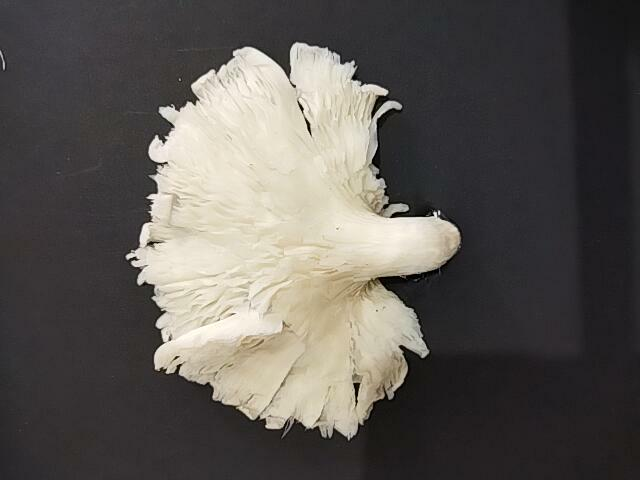
%> input picture Matlab/Deteksi Warna/WarnaSVM/data_train/01.jpg, 640 x 480 px; its folder holds only this picture in this run
$ octave pelatihan.m   (GNU Octave 9; MATLAB toolbox functions it lacks are replaced by stand-ins)
%> lines starting %> are read from the running program, lines starting %| are printed output that depends on the picture; in (x1, y1, x2, y2) boxes, pixels count from 0 and x2, y2 are one past the last pixel; in counts of white or black regions, pixels touching at a corner belong together; the program's own positions count from 1
clc; clear; close all; warning off all;

%menetapkan nama folder
nama_folder = 'data_train';
%membaca file berekstensi .jpg
nama_file = dir(fullfile(nama_folder,'*.jpg'));
%membaca jumlah file berekstensi .jpg
jumlah_file = numel(nama_file);

%melakukan inisialisasi variabel data latih
data_latih = zeros(jumlah_file,10);

%melakukan pengolahan citra terhadap seluruh file
for n = 1:jumlah_file
    %membaca file citra RGB
    Img = im2double(imread(fullfile(nama_folder,nama_file(n).name)));
    %figure, imshow(Img)

    %konversi citra RGB menjadi citra Grayscale
    Img_gray = rgb2gray(Img);
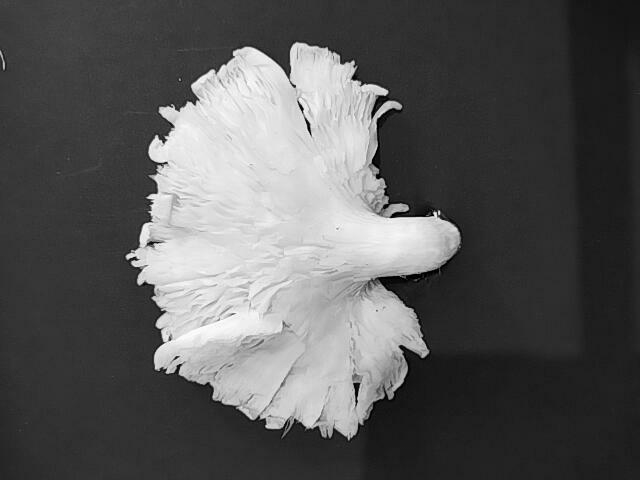
%> Img_gray: size 480x640 double; min 0, max 0.995, mean 0.35
    %figure, imshow(Img_gray)

    %konversi citra Grayscale menjadi citra biner
    bw = imbinarize(Img_gray);
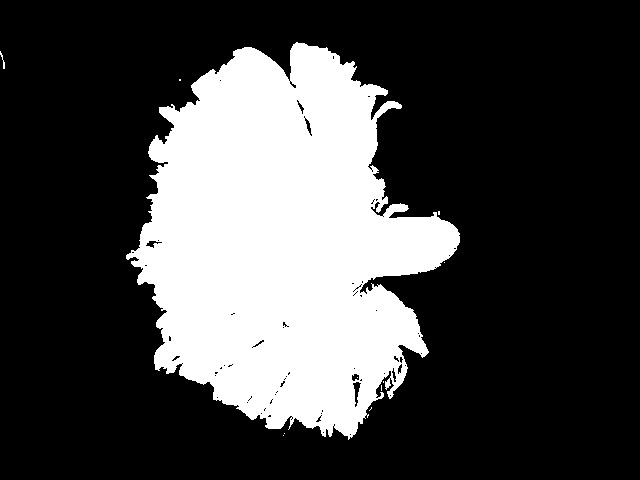
%> bw: size 480x640 logical; 27.2% white; 11 white regions (9 under 20 px), largest, box (x1, y1, x2, y2) and area: (126, 42, 460, 440) 83501, (0, 51, 5, 69) 29
    %figure, imshow(bw)

    %melakukan operasi morfologi untuk menyempurnakan hasil segmentasi
    %1. filling holes
    bw = imfill(bw,'holes');
%> bw: size 480x640 logical; 27.4% white; 10 white regions (8 under 20 px), largest, box (x1, y1, x2, y2) and area: (126, 42, 460, 440) 84059, (0, 51, 5, 69) 29
    %figure, imshow(bw)
    %2. area opening
    bw = bwareaopen(bw,1000);
%> bw: size 480x640 logical; 27.4% white; 1 white region, box (x1, y1, x2, y2) and area: (126, 42, 460, 440) 84059
    %figure, imshow(bw)

    %melakukan ekstraksi ciri warna RGB
    R = Img(:,:,1); %red
    G = Img(:,:,2); %green
    B = Img(:,:,3); %blue
    R(~bw) = 0;
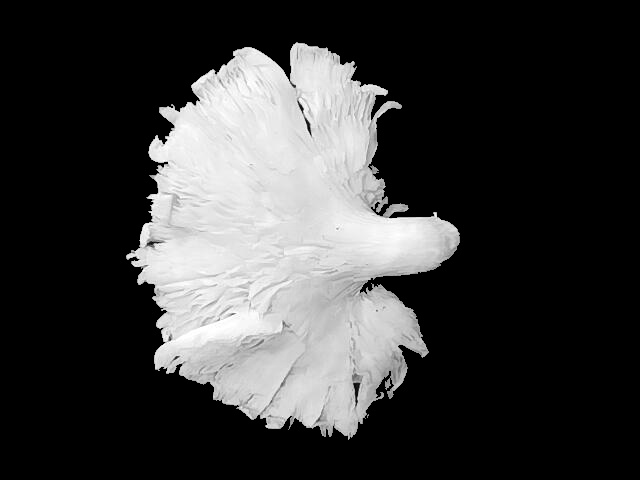
%> R: size 480x640 double; min 0, max 1, mean 0.23
    G(~bw) = 0;
    B(~bw) = 0;
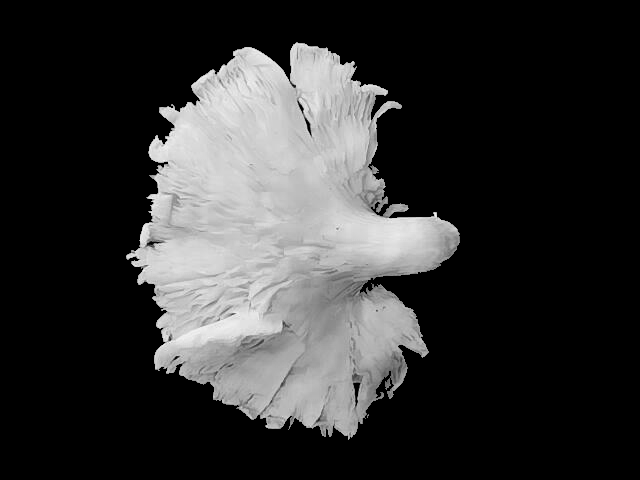
%> B: size 480x640 double; min 0, max 0.976, mean 0.199
    %     RGB = cat(3,R,G,B);
    %     figure, imshow(RGB)
    %     title({['Nama File: ',nama_file(n).name]})

    Red = sum(sum(R))/sum(sum(bw));
%> Red = 0.841
    Green = sum(sum(G))/sum(sum(bw));
%> Green = 0.808
    Blue = sum(sum(B))/sum(sum(bw));
%> Blue = 0.728

    %melakukan ekstraksi ciri warna HSV
    HSV = rgb2hsv(Img);
%> HSV: size 480x640x3 double; mean H, S, V 0.565, 0.1, 0.366
    %figure, imshow(HSV);

    H = HSV(:,:,1); %hue
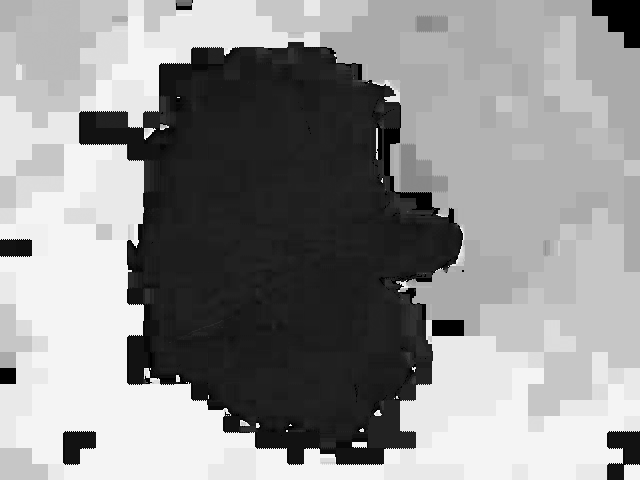
%> H: size 480x640 double; min 0, max 0.981, mean 0.565
    S = HSV(:,:,2); %saturation
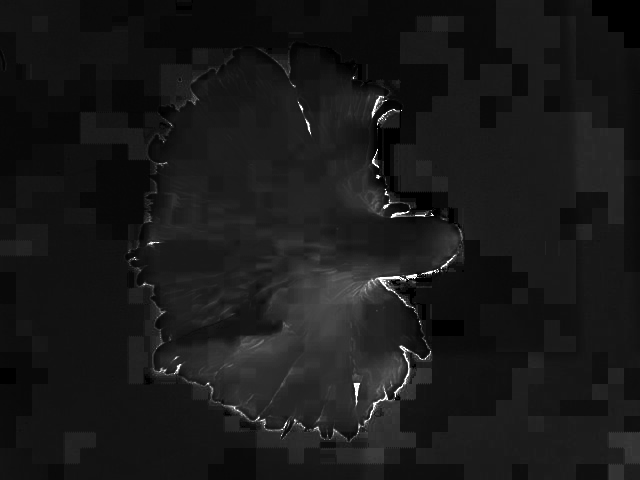
%> S: size 480x640 double; min 0, max 1, mean 0.1
    V = HSV(:,:,3); %value
    H(~bw) = 0;
    S(~bw) = 0;
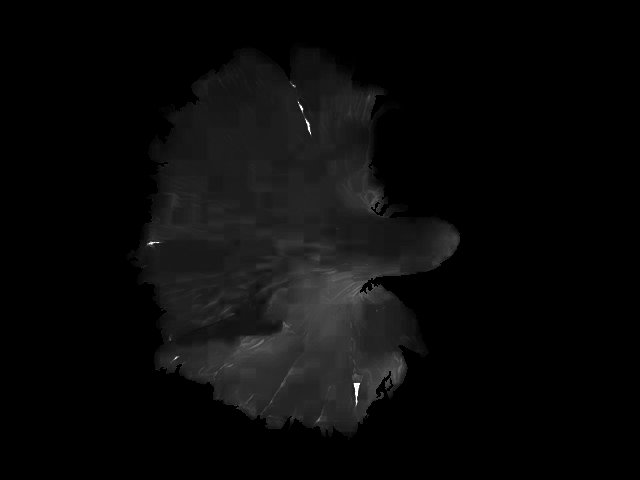
%> S: size 480x640 double; min 0, max 1, mean 0.0382
    V(~bw) = 0;

    Hue = sum(sum(H))/sum(sum(bw));
%> Hue = 0.119
    Saturation = sum(sum(S))/sum(sum(bw));
%> Saturation = 0.14
    Value= sum(sum(V))/sum(sum(bw));
%> Value = 0.841

    %melakukan ekstraksi ciri tekstur GLCM
    Img_gray(~bw) = 0;
    %membentuk matriks kookurensi
    GLCM = graycomatrix(Img_gray,'Offset',[0 1; -1 1; -1 0; -1 -1]);
    stats = graycoprops(GLCM,{'Contrast','Correlation','Energy','Homogeneity'});
%> stats = {Contrast [0.156 0.229 0.157 0.237], Correlation [0.989 0.984 0.989 0.984], Energy [0.545 0.541 0.544 0.54], Homogeneity [0.975 0.968 0.974 0.966]}
    Contrast = mean(stats.Contrast);
%> Contrast = 0.195
    Correlation = mean(stats.Correlation);
%> Correlation = 0.987
    Energy = mean(stats.Energy);
%> Energy = 0.542
    Homogeneity= mean(stats.Homogeneity);
%> Homogeneity = 0.971

    %mengisi variabel ciri baik dengan ciri hasil ekstraksi
    data_latih(n,1) = Red;
    data_latih(n,2) = Green;
    data_latih(n,3) = Blue;
    data_latih(n,4) = Hue;
    data_latih(n,5) = Saturation;
    data_latih(n,6) = Value;
    data_latih(n,7) = Contrast;
    data_latih(n,8) = Correlation;
    data_latih(n,9) = Energy;
    data_latih(n,10) = Homogeneity;
end

%menetapkan target latih
target_latih = cell(jumlah_file, 1);
for n = 1:16
    target_latih{n} = 'Putih Kekuningan';
end

for n = 17:32
    target_latih{n} = 'Putih';
end

%melakukan pelatihan menggunakan algoritma SVM
%> (the run ends here)

$ run again, on Matlab/Deteksi Warna/WarnaSVM/data_train/05.jpg
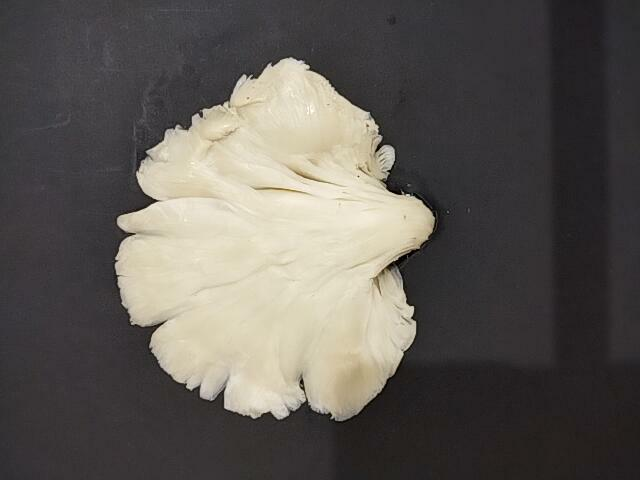
%> input picture Matlab/Deteksi Warna/WarnaSVM/data_train/05.jpg, 640 x 480 px
%> `bw = imbinarize(Img_gray);`:
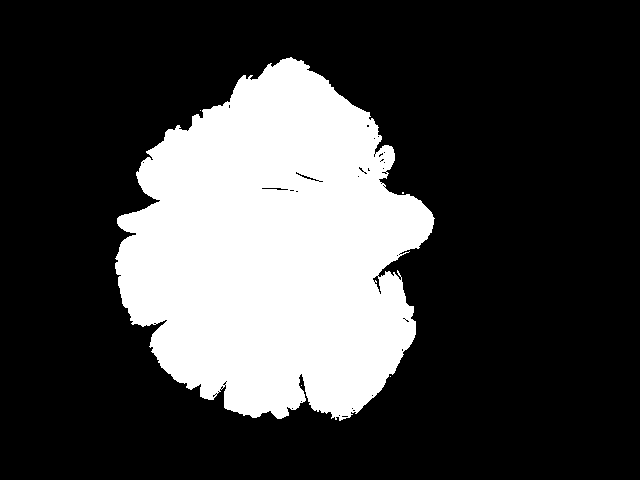
%> bw: size 480x640 logical; 25.9% white; 5 white regions (4 under 20 px), largest, box (x1, y1, x2, y2) and area: (115, 57, 435, 421) 79679
%> Red = 0.848
%> Green = 0.815
%> Blue = 0.718
%> HSV: size 480x640x3 double; mean H, S, V 0.581, 0.0983, 0.373
%> `S(~bw) = 0;`:
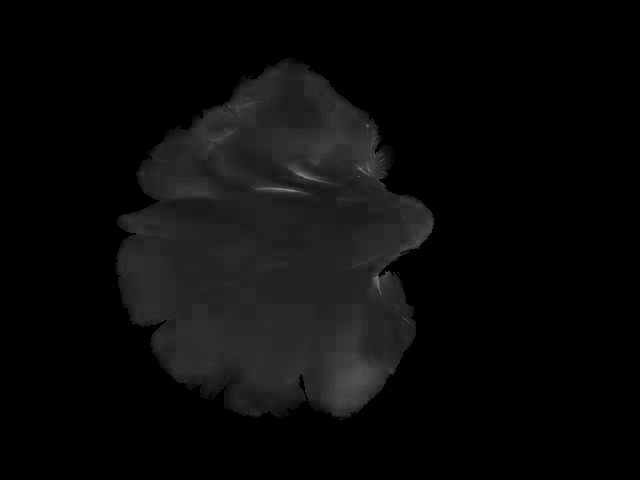
%> S: size 480x640 double; min 0, max 0.556, mean 0.0401
%> Hue = 0.124
%> Saturation = 0.154
%> Value = 0.848
%> stats = {Contrast [0.0938 0.139 0.0998 0.145], Correlation [0.993 0.99 0.993 0.99], Energy [0.58 0.577 0.579 0.577], Homogeneity [0.987 0.981 0.985 0.981]}
%> Contrast = 0.12
%> Correlation = 0.991
%> Energy = 0.578
%> Homogeneity = 0.983

$ run again, on Matlab/Deteksi Warna/WarnaSVM/data_train/07.jpg
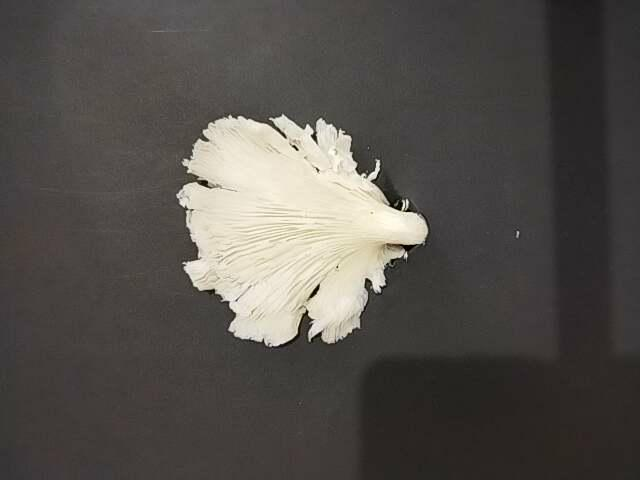
%> input picture Matlab/Deteksi Warna/WarnaSVM/data_train/07.jpg, 640 x 480 px
%> `bw = imbinarize(Img_gray);`:
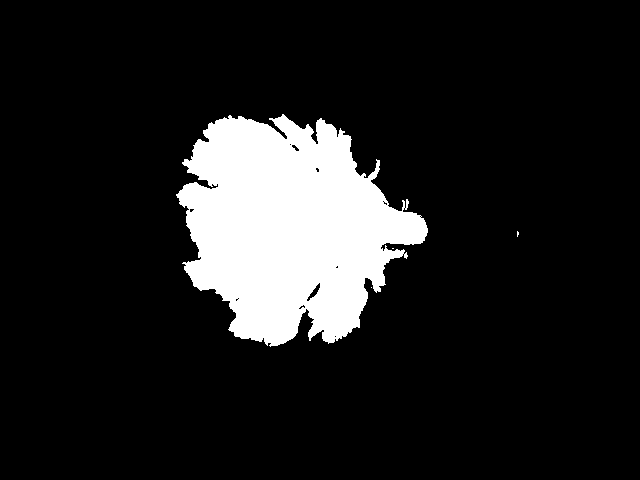
%> bw: size 480x640 logical; 12.4% white; 4 white regions (3 under 20 px), largest, box (x1, y1, x2, y2) and area: (176, 114, 428, 347) 38005
%> Red = 0.889
%> Green = 0.862
%> Blue = 0.785
%> HSV: size 480x640x3 double; mean H, S, V 0.286, 0.0989, 0.33
%> `S(~bw) = 0;`:
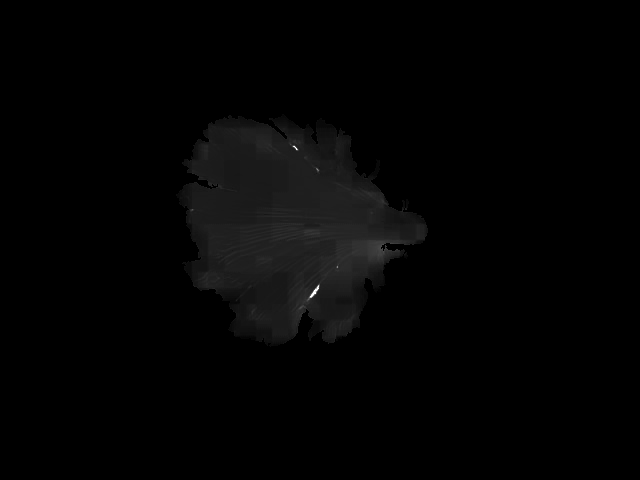
%> S: size 480x640 double; min 0, max 1, mean 0.0146
%> Hue = 0.123
%> Saturation = 0.117
%> Value = 0.889
%> stats = {Contrast [0.105 0.169 0.11 0.158], Correlation [0.988 0.981 0.988 0.983], Energy [0.769 0.767 0.769 0.767], Homogeneity [0.987 0.982 0.983 0.98]}
%> Contrast = 0.136
%> Correlation = 0.985
%> Energy = 0.768
%> Homogeneity = 0.983

$ run again, on Matlab/Deteksi Warna/WarnaSVM/data_train/02.jpg
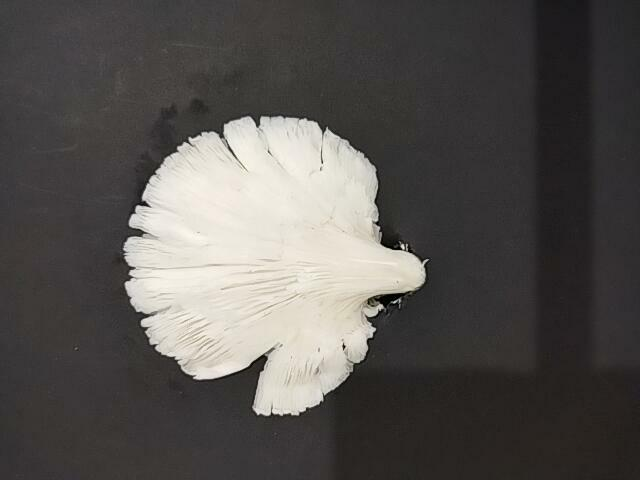
%> input picture Matlab/Deteksi Warna/WarnaSVM/data_train/02.jpg, 640 x 480 px
%> Red = 0.882
%> Green = 0.862
%> Blue = 0.818
%> HSV: size 480x640x3 double; mean H, S, V 0.448, 0.0791, 0.339
%> `H(~bw) = 0;`:
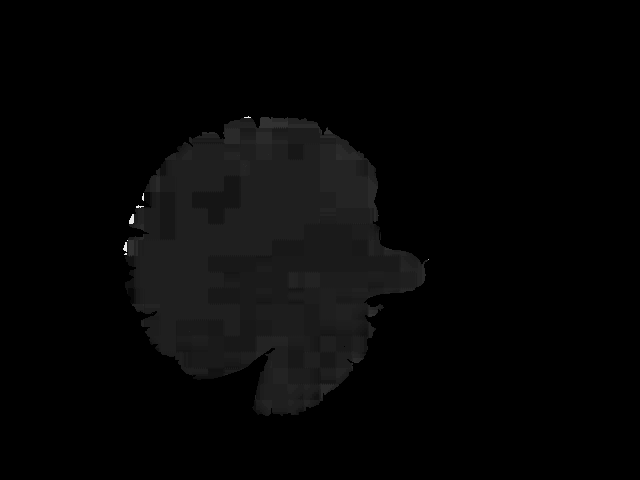
%> H: size 480x640 double; min 0, max 0.917, mean 0.0232
%> Hue = 0.119
%> Saturation = 0.0726
%> Value = 0.882
%> stats = {Contrast [0.0914 0.15 0.111 0.158], Correlation [0.993 0.989 0.992 0.988], Energy [0.66 0.657 0.659 0.657], Homogeneity [0.986 0.979 0.982 0.978]}
%> Contrast = 0.128
%> Correlation = 0.99
%> Energy = 0.658
%> Homogeneity = 0.981
